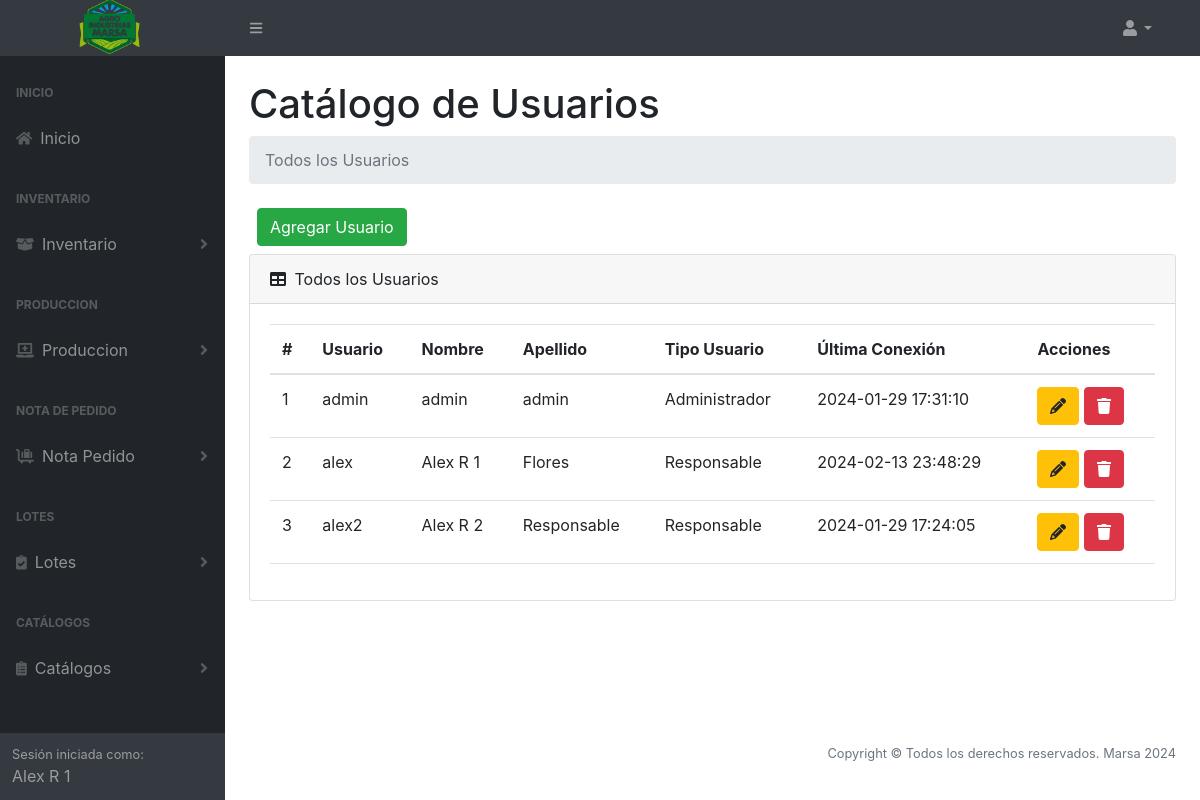
The app's page /users (signed in) with its own data.
### tables this page shows
CREATE TABLE `tb_usuario` (
  `IdUsu` int(11) NOT NULL,
  `IdTipoUsu` int(11) NOT NULL,
  `NombreUsu` varchar(255) NOT NULL,
  `Nombre` varchar(255) NOT NULL,
  `Apellido` varchar(255) NOT NULL,
  `password` varchar(255) NOT NULL,
  `LastConnection` datetime DEFAULT NULL,
  `DateCreate` datetime NOT NULL,
  `DateUpdate` datetime NOT NULL
);

CREATE TABLE `tb_tipousuario` (
  `IdTipoUsu` int(11) NOT NULL,
  `DescripcionTipo` varchar(255) NOT NULL
);

### controller/template.controller.php (called while the page is built)
<?php
class TemplateController
{
  static public function ctrTemplate()
  {
    include "view/template.php";
  }
}

### index.php (called while the page is built, shortened)
<?php
require_once "controller/template.controller.php";
require_once "controller/users.controller.php";
require_once "controller/lotes.controller.php";
require_once "model/users.model.php";
$template = new TemplateController();
$template -> ctrTemplate();

### controller/users.controller.php (called while the page is built, shortened)
<?php
class UsersController
{
  public static function ctrGetAllUsers()
  {
    $table = "tb_usuario";
    $usersList = UsersModel::mdlGetAllUsers($table);
    return $usersList;
  }
}

### model/conexion.php (called while the page is built)
<?php
class Conexion
{
  static public function conn()
  {
    $link = new PDO("mysql:host=localhost;dbname=marsa_db","root","");
    $link->exec("set names utf8");
    return $link;
  }
}

### model/users.model.php (called while the page is built, shortened)
<?php
require_once "conexion.php";
class UsersModel
{
  public static function mdlGetAllUsers($table)
  {
    $statement = Conexion::conn()->prepare("SELECT tb_usuario.IdUsu, tb_usuario.NombreUsu, tb_usuario.Nombre, tb_usuario.Apellido, tb_usuario.LastConnection, tb_TipoUsuario.DescripcionTipo FROM $table INNER JOIN tb_TipoUsuario ON tb_usuario.IdTipoUsu = tb_TipoUsuario.IdTipoUsu ORDER BY IdUsu ASC");
    $statement -> execute();
    return $statement -> fetchAll();
  }
}

### view/modules/users.php (the view, shortened to what this page needs)
</div>
</div>
<div class="sb-sidenav-footer">
  <div class="small">Sesión iniciada como:</div>
  <?php echo $_SESSION["Nombre"] ?>
</div>
</nav>
</div>
<div id="layoutSidenav_content">
  <main class="bg">
    <div class="container-fluid px-4">
      <h1 class="mt-4">Catálogo de Usuarios</h1>
      <ol class="breadcrumb mb-4">
        <li class="breadcrumb-item active">Todos los Usuarios</li>
      </ol>
      <div class="d-flex m-2">
        <button type="button" class="btn btn-success" data-bs-toggle="modal" data-bs-target="#modalAddUser">
          Agregar Usuario
        </button>
      </div>
      <div class="card mb-4">
        <div class="card-header">
          <i class="fas fa-table me-1"></i>
          Todos los Usuarios
        </div>
        <div class="card-body">
          <table id="datatablesSimple" class="data-table-Usuario table">
            <thead>
              <tr>
                <th>#</th>
                <th>Usuario</th>
                <th>Nombre</th>
                <th>Apellido</th>
                <th>Tipo Usuario</th>
                <th>Última Conexión</th>
                <th>Acciones</th>
              </tr>
            </thead>
            <tbody>
              <?php
              $listUsers = UsersController::ctrGetAllUsers();
              foreach ($listUsers as $key => $value) {
                echo
                '<tr>
                  <td>' . ($key + 1) . '</td>
                  <td>' . $value["NombreUsu"] . '</td>
                  <td>' . $value["Nombre"] . '</td>
                  <td>' . $value["Apellido"] . '</td>
                  <td>' . $value["DescripcionTipo"] . '</td>
                  <td>' . $value["LastConnection"] . '</td>
                  <td>
                    <button class="btn btn-warning btnEditUser" codUser="' . $value["IdUsu"] . '" data-bs-toggle="modal" data-bs-target="#modalEditUser"><i class="fa-solid fa-pencil"></i></button>
                    <button class="btn btn-danger btnDeleteUser" codUser="' . $value["IdUsu"] . '"><i class="fa-solid fa-trash"></i></button>
                  </td>
                </tr>';
              }
              ?>
            </tbody>
          </table>
        </div>
      </div>
    </div>
  </main>
</div>
</div>

### records on screen
tb_usuario: NombreUsu "admin", Nombre "admin", Apellido "admin", IdTipoUsu.DescripcionTipo "Administrador", LastConnection "2024-01-29 17:31:10"
tb_usuario: NombreUsu "alex", Nombre "Alex R 1", Apellido "Flores", IdTipoUsu.DescripcionTipo "Responsable", LastConnection "2024-02-13 23:48:29"
tb_usuario: NombreUsu "alex2", Nombre "Alex R 2", Apellido "Responsable", IdTipoUsu.DescripcionTipo "Responsable", LastConnection "2024-01-29 17:24:05"

### other values on screen
$_SESSION["Nombre"] "Alex R 1"
